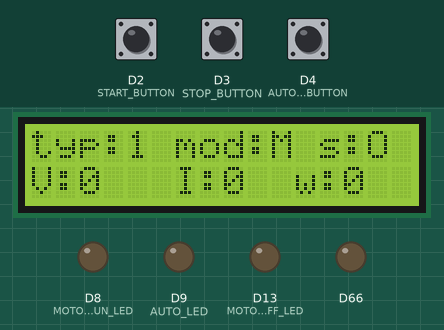
A sketch run on a simulated Arduino Due. Parts: 16×2 character LCD, output pins drawn as LEDs (lit = HIGH). Inputs (shaded band) come from the test bench; at power-on: D2 (START_BUTTON) HIGH, D3 (STOP_BUTTON) HIGH, D4 (AUTOMATIC_BUTTON) HIGH.

Above: at 1.2 s.
1.3 s: D2 (START_BUTTON) pulled LOW for 0.15 s
At 1.8 s:
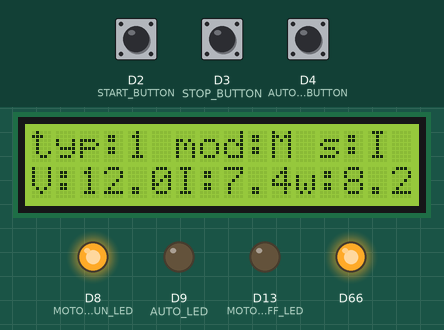
2.0 s: D3 (STOP_BUTTON) pulled LOW for 0.15 s
At 3.2 s:
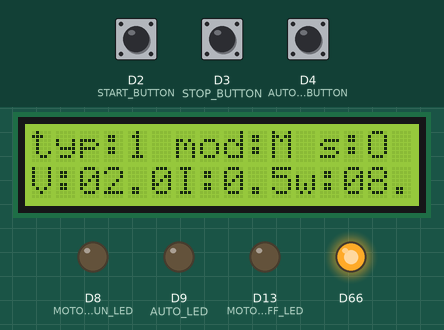
3.6 s: D4 (AUTOMATIC_BUTTON) pulled LOW for 3.2 s
At 7.3 s:
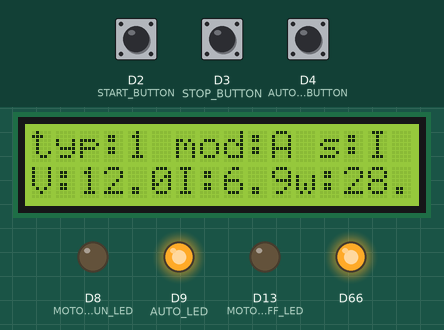
7.4 s: D2 (START_BUTTON) pulled LOW for 1 s
At 8.8 s:
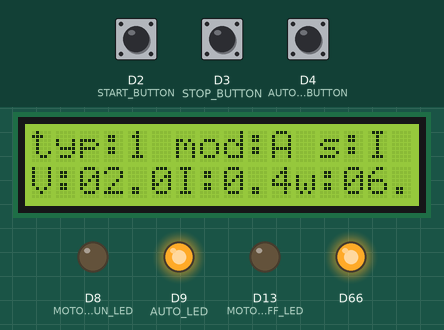
9.9 s: D3 (STOP_BUTTON) pulled LOW for 1 s
At 10.08 s:
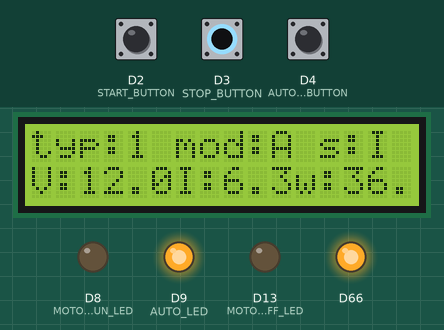
11.5 s: D4 (AUTOMATIC_BUTTON) pulled LOW for 0.15 s
At 22.8 s:
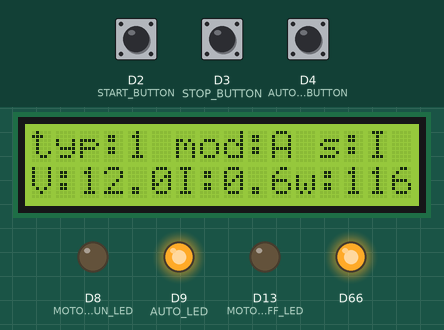
Timing chart, 0 to 24.3 s (numbered marks = the images above; inputs shaded):
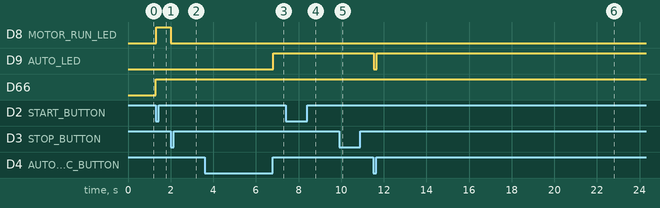

The sketch:

Moteur_fin.ino
```cpp
#include <LiquidCrystal_I2C.h>
#include <Wire.h>

// Initialisation de l'écran LCD I2C
LiquidCrystal_I2C lcd(0x27, 16, 2);

// Sélection du type de moteur
#define MOTOR_TYPE 1

#if MOTOR_TYPE == 1
const float Ra = 1.4f;
const float La = 8.05e-3f;
const float Kt = 0.095f;
const float J = 7.49e-4f;
const float Bm = 4.32e-4f;
#elif MOTOR_TYPE == 2
const float Ra = 3.2f;
const float La = 5.35e-3f;
const float Kt = 0.3f;
const float J = 5e-4f;
const float Bm = 1e-5f;
#elif MOTOR_TYPE == 3
const float Ra = 7.72f;
const float La = 162.73e-3f;
const float Kt = 1.25f;
const float J = 2.36e-2f;
const float Bm = 3e-3f;
#endif

// Paramètres généraux
const float Ts = 0.001f; // période d’échantillonnage
float Tl = 0.0f;

// Broches de commande
constexpr int MOTOR_RUN_LED = 8;
constexpr int MOTOR_OFF_LED = 13;
constexpr int AUTO_LED = 9;
constexpr int START_BUTTON = 2;
constexpr int STOP_BUTTON = 3;
constexpr int AUTOMATIC_BUTTON = 4;

// État
volatile bool isRunning = false;
volatile bool isAutomatic = false;
char mode = 'M';
char state = 'O';

// Variables moteur
float Ia = 0.0f;
float Va = 12.0f;
float omega = 0.0f;
float theta = 0.0f;

// Minuterie
unsigned long previousMillis = 0;
const unsigned long restartInterval = 30000;

// Fonctions d’interruption
void startMotor() {
  isRunning = true;
}

void stopMotor() {
  isRunning = false;
}

void automaticMotor() {
  isAutomatic = digitalRead(AUTOMATIC_BUTTON) == HIGH;
}

void setup() {
  Serial.begin(115200);

  pinMode(MOTOR_RUN_LED, OUTPUT);
 pinMode(MOTOR_OFF_LED, OUTPUT);
  pinMode(AUTO_LED, OUTPUT);

  pinMode(START_BUTTON, INPUT_PULLUP);
  pinMode(STOP_BUTTON, INPUT_PULLUP);
  pinMode(AUTOMATIC_BUTTON, INPUT_PULLUP);

  digitalWrite(MOTOR_RUN_LED, LOW);
  digitalWrite(MOTOR_OFF_LED, LOW);
  digitalWrite(AUTO_LED, LOW);


  lcd.init();
  lcd.backlight();
  lcd.setCursor(0, 0); lcd.print("typ:"); lcd.print(MOTOR_TYPE);
  lcd.setCursor(6, 0); lcd.print("mod:"); lcd.print(mode);
  lcd.setCursor(12, 0); lcd.print("s:");
  lcd.setCursor(0, 1); lcd.print("V:"); lcd.print(0);
  lcd.setCursor(6, 1); lcd.print("I:"); lcd.print(0);
  lcd.setCursor(11, 1); lcd.print("w:"); lcd.print(0);

  attachInterrupt(digitalPinToInterrupt(START_BUTTON), startMotor, FALLING);
  attachInterrupt(digitalPinToInterrupt(STOP_BUTTON), stopMotor, FALLING);
  attachInterrupt(digitalPinToInterrupt(AUTOMATIC_BUTTON), automaticMotor, CHANGE);
}

void loop() {
  if (isRunning && !isAutomatic) {
    mode = 'M'; state = 'I';
    digitalWrite(MOTOR_RUN_LED, HIGH);
    digitalWrite(MOTOR_OFF_LED, LOW);
    digitalWrite(AUTO_LED, LOW);
  } else if (!isRunning && !isAutomatic) {
    mode = 'M'; state = 'O';
    digitalWrite(MOTOR_RUN_LED, LOW);
    digitalWrite(MOTOR_OFF_LED, LOW);
    digitalWrite(AUTO_LED, LOW);
  } else if (!isRunning && isAutomatic) {
    mode = 'A'; state = 'I';
    digitalWrite(MOTOR_RUN_LED, LOW);
    digitalWrite(MOTOR_OFF_LED, LOW);
    digitalWrite(AUTO_LED, HIGH);
  }

  // Affichage état
  lcd.setCursor(6, 0); lcd.print("mod:"); lcd.print(mode);
  lcd.setCursor(12, 0); lcd.print("s:"); lcd.print(state);

  if ((isRunning && !isAutomatic)||(!isRunning && isAutomatic)) {
    Ia += ((Va - Ra * Ia - Kt * omega) / La) * Ts;
    omega += ((Kt * Ia - Bm * omega + Tl) / J) * Ts;
    theta += omega * Ts;

    uint32_t signal_Va = (uint32_t)(Va * 4095.0 / 15.0);
    uint32_t signal_Ia = (uint32_t)(Ia * 4095.0 / 0.1);

    signal_Va = constrain(signal_Va, 0, 4095);
    signal_Ia = constrain(signal_Ia, 0, 4095);

    // Utilisation de DAC0 uniquement sur Due
    analogWrite(DAC0, signal_Va);

    lcd.setCursor(0, 1); lcd.print("V:"); lcd.print(Va);
    lcd.setCursor(6, 1); lcd.print("I:"); lcd.print(Ia);
    lcd.setCursor(11, 1); lcd.print("w:"); lcd.print(omega);

    if (isAutomatic) {
      unsigned long currentMillis = millis();
      if (currentMillis - previousMillis >= restartInterval) {
        previousMillis = currentMillis;
        Ia = 0.0f;
        omega = 0.0f;
        theta = 0.0f;
      }
    }

  } else {

    lcd.setCursor(0, 1); lcd.print("V:"); lcd.print(0);
    lcd.setCursor(6, 1); lcd.print("I:"); lcd.print(0);
    lcd.setCursor(11, 1); lcd.print("w:"); lcd.print(0);
  }

  delay(1);
}
```

Measured:
- after the input at 1.3 s, D8 (MOTOR_RUN_LED), D66: LOW → HIGH at once; the display: first changes at once (image 1 shows a later state)
- after the input at 2.0 s, D8 (MOTOR_RUN_LED): HIGH → LOW at once; the display: changes at once (image 2)
- after the input at 3.6 s, D9 (AUTO_LED): LOW → HIGH after 3.2 s; the display: first changes after 3.2 s (image 3 shows a later state)
- after the input at 9.9 s, the display: changes at once (image 5)
- after the input at 11.5 s, D9 (AUTO_LED): HIGH → LOW at once, → HIGH 0.16 s later; the display: first changes at once (image 6 shows a later state)
